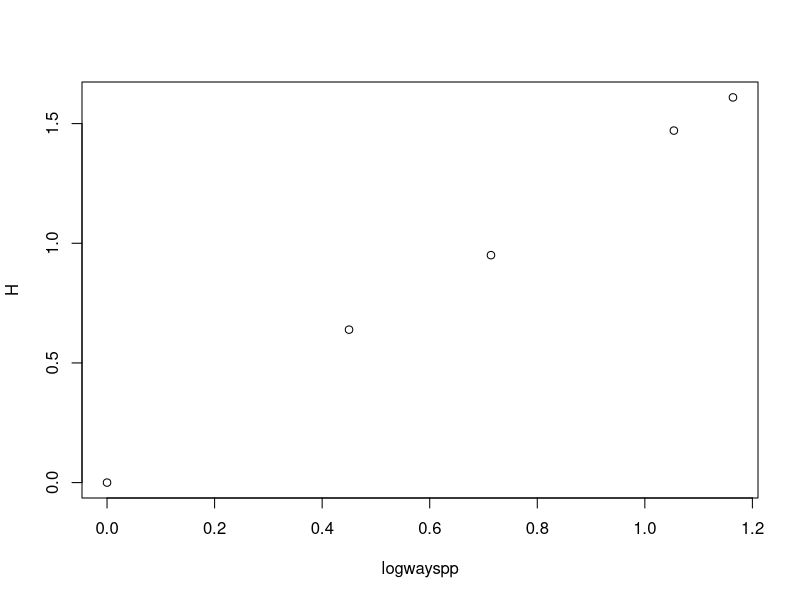

Generate this figure with R:
## ---- chunk 1
knitr::opts_chunk$set(echo = TRUE)
## ---- chunk 2
p <- list()
p$A <- c(0,0,10,0,0)
p$B <- c(0,1,8,1,0)
p$C <- c(0,2,6,2,0)
p$D <- c(1,2,4,2,1)
p$E <- c(2,2,2,2,2)

p_norm <- lapply(p, function(q) q/sum(q))

# Use L'Hopitals rule to compute information entropy

(H <- sapply(p_norm, function(q) -sum(ifelse(q==0, 0, q*log(q)))))

## ---- chunk 3
ways <- c(1, 90, 1260, 37800, 113400)
logwayspp <- log(ways)/10

plot(logwayspp, H)
